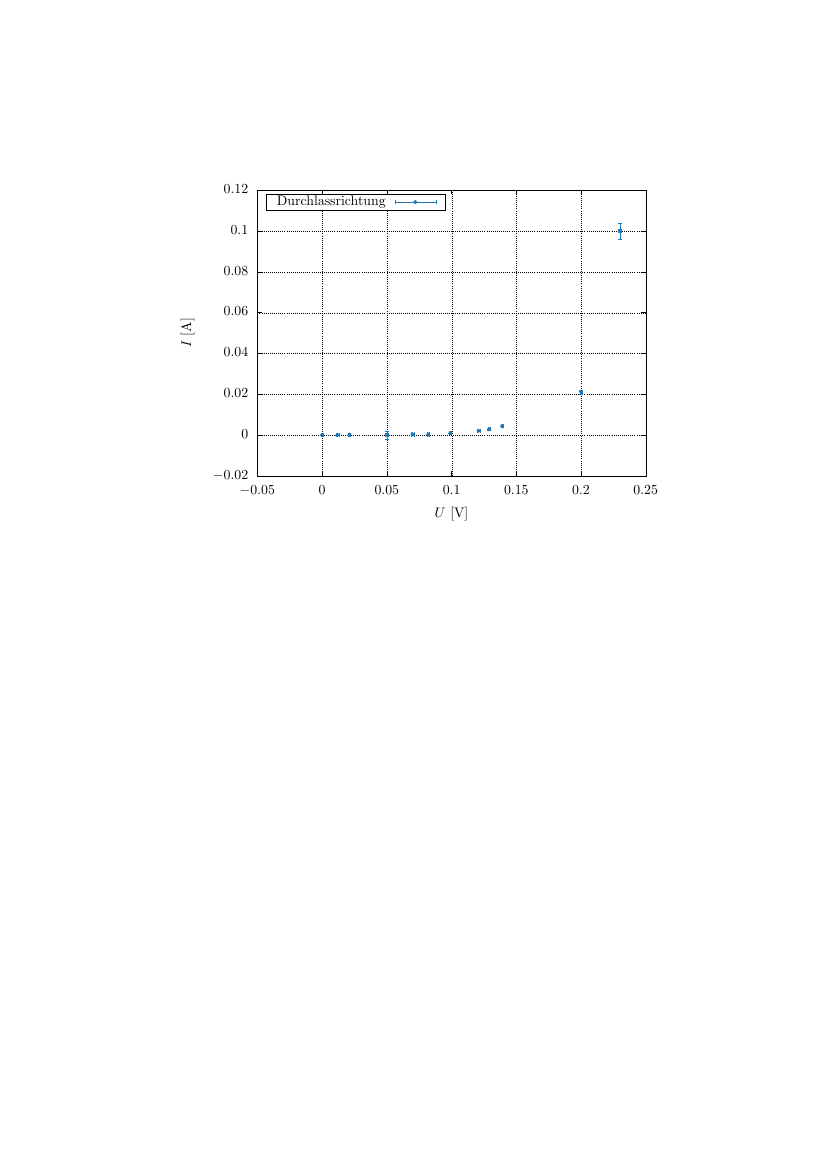

This chart was generated by the following gnuplot code:
set terminal epslatex color
set output "output_D2_durchlass.tex"
set notitle
set xlabel '$U$ [V]'
set ylabel '$I$ [A]'
set grid
set key box top left width -4 # 'samplen x' sets how much space the symbol takes

set style line 1 lt rgb "#1f78b4" pt 13 ps 1 # blue
set style line 2 lt rgb "#33a02c" pt 13 ps 1 # green
set style line 3 lt rgb "#e31a1c" pt 13 ps .5 # red
set style line 4 lt rgb "#fdbf6f" pt 13 ps .5 # yellow
set style line 5 lt rgb "#ff7f00" pt 13 ps .5 # orange
set style line 6 lt rgb "#6a3d9a" pt 13 ps .5 # purple
set style line 7 lt rgb "#a6cee3" pt 13 ps .5 # pastel blue
set style line 8 lt rgb "#b2df8a" pt 13 ps .5 # pastel green
set style line 9 lt rgb "#fb9a99" pt 13 ps .5 # pastel red
set style line 10 lt rgb "#cab2d6" pt 13 ps .5 # pastel purple

plot '../data/data_1' u 1:2:3:4 every ::33::44 with xyerrorbars title 'Durchlassrichtung' ls 1,\
# NaN with points / lines title '' ls 1 # fake legend

# pt 0 pixel
# pt 1 plus
# pt 13 dot
# lw linewidth
# ps pointsize
# yerrorbars uses last column
# lc rgb #d95f02 (orange) #1b9e77 (green) #7570b3 (blue)
